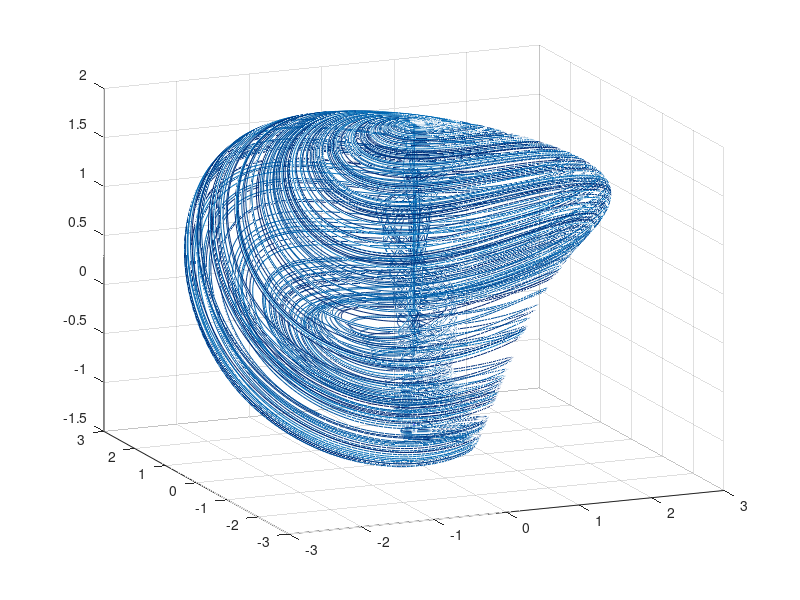

MATLAB code to generate this figure: (Note: this script raises an error after producing the figure.)
clear all, close all, clc

%simulate Aizawa system
dt=0.01; T=20; t=0:dt:T;
alf = 0.95; bet = 0.7; del = 3.5; eps = 0.25; gam = 0.6; eta = 0.1;

Aizawa = @(t,x)([ (x(3)-bet)*x(1)-del*x(2)  ;...
                  del*x(1)+(x(3)-bet)*x(2)     ;...
                  gam + alf*x(3) - (1/3)*(x(3)^3) - (x(1)^2) + eta*x(3)*(x(1)^3)    ]);

ode_options = odeset('RelTol',1e-10,'AbsTol',1e-11);

input=[]; output=[];
for j=1:100     %training trajectories
    x0=(1e-2)*(rand(3,1)-0.5);
    [t,y] = ode45(Aizawa,t,x0);
    input=[input; y(1:end-1,:)];
    output=[output; y(2:end,:)];
    plot3(y(:,1),y(:,2),y(:,3), 'Color', [0 (0.447-j/300) (0.741-j/300)]),hold on
    plot3(x0(1),x0(2),x0(3),'ro','Color',[0 (0.447-j/300) (0.741-j/300)])
end

grid on, view(-23,18)

%% 
net = feedforwardnet([10 10 10]);
net.layers{1}.transferFcn = 'logsig';
net.layers{2}.transferFcn = 'radbas';
net.layers{3}.transferFcn = 'purelin';
net = train(net,input.',output.');

%%

for m = 1:1%0
    x0=[-0.004129892948569;-0.001569909852891;0.003517219784020]
    [t,y] = ode45(Aizawa,t,x0);
    
    ynn(:,1) = x0;
    for k = 2:(length(t))
        ynn(:,k) = net(ynn(:,k-1));
    end
    
%        figure(2)
%        plot3(y(:,1),y(:,2),y(:,3)); hold on
%        plot3(ynn(1,:),ynn(2,:),ynn(3,:));
%        plot3(x0(1),x0(2),x0(3),'ro')
    
    for k = 1:length(ynn)
        figure(2)
        plot3(y(1:k,1),y(1:k,2),y(1:k,3)); hold on
        plot3(ynn(1,1:k),ynn(2,1:k),ynn(3,1:k));
        plot3(x0(1),x0(2),x0(3),'ro'); 
        plot3(y(k,1),y(k,2),y(k,3),'.','Color','#0072BD','MarkerSize',15);
        plot3(ynn(1,k),ynn(2,k),ynn(3,k),'.','Color','#D95319','MarkerSize',15);hold off
        pause(0.01)
    end
    
    
    figure(3)
    subplot(2,2,1), plot(t(1:end),y(1:end,1)), hold on, plot(t(1:end),ynn(1,:)')
    subplot(2,2,2), plot(t(1:end),y(1:end,2)), hold on, plot(t(1:end),ynn(2,:)')
    subplot(2,2,3), plot(t(1:end),y(1:end,3)), hold on, plot(t(1:end),ynn(3,:)')
    subplot(2,2,4), plot(t(1:end),sqrt((y(1:end,1)-ynn(1,:)').^2+(y(1:end,2)-ynn(2,:)').^2+(y(1:end,3)-ynn(3,:)').^2))
end

%% lets try with new features

input2 = input;
for i=1:length(input)
    input2(i,4) = input(i,1)^2;
    input2(i,5) = input(i,2)^2;
    input2(i,6) = input(i,3)^2;
    input2(i,7) = input(i,1)^3;
    input2(i,8) = input(i,2)^3;
    input2(i,9) = input(i,3)^3;
end

net2 = feedforwardnet([15 15]);
net2.layers{1}.transferFcn = 'logsig';
net2.layers{2}.transferFcn = 'purelin';
net2 = train(net2,input2.',output.');

%% and now lets see how that went

for m = 1:1%0
    x0=[-0.004129892948569;-0.001569909852891;0.003517219784020]
    [t,y] = ode45(Aizawa,t,x0);
    
    ynn(:,1) = x0;
    for k = 2:(length(t))
        ynn(:,k) = net2([ynn(:,k-1);ynn(1,k-1)^2;ynn(2,k-1)^2;ynn(3,k-1)^2;ynn(1,k-1)^3;ynn(2,k-1)^3;ynn(3,k-1)^3]);
    end
    
%        figure(2)
%        plot3(y(:,1),y(:,2),y(:,3)); hold on
%        plot3(ynn(1,:),ynn(2,:),ynn(3,:));
%        plot3(x0(1),x0(2),x0(3),'ro')
    
    for k = 1:length(ynn)
        figure(4)
        plot3(y(1:k,1),y(1:k,2),y(1:k,3)); hold on
        plot3(ynn(1,1:k),ynn(2,1:k),ynn(3,1:k));
        plot3(x0(1),x0(2),x0(3),'ro'); 
        plot3(y(k,1),y(k,2),y(k,3),'.','Color','#0072BD','MarkerSize',15);
        plot3(ynn(1,k),ynn(2,k),ynn(3,k),'.','Color','#D95319','MarkerSize',15);hold off
        pause(0.01)
    end
    
    
    figure(5)
    subplot(2,2,1), plot(t(1:end),y(1:end,1)), hold on, plot(t(1:end),ynn(1,:)')
    subplot(2,2,2), plot(t(1:end),y(1:end,2)), hold on, plot(t(1:end),ynn(2,:)')
    subplot(2,2,3), plot(t(1:end),y(1:end,3)), hold on, plot(t(1:end),ynn(3,:)')
    subplot(2,2,4), plot(t(1:end),sqrt((y(1:end,1)-ynn(1,:)').^2+(y(1:end,2)-ynn(2,:)').^2+(y(1:end,3)-ynn(3,:)').^2))
end

%% lets compare for real tho

input3 = input;
for i=1:length(input)
    input3(i,4) = input(i,1)^2;
    input3(i,5) = input(i,2)^2;
    input3(i,6) = input(i,3)^2;
    input3(i,7) = input(i,1)^3;
    input3(i,8) = input(i,2)^3;
    input3(i,9) = input(i,3)^3;
end

net3 = feedforwardnet([10 10 10]);
net3.layers{1}.transferFcn = 'logsig';
net3.layers{2}.transferFcn = 'radbas';
net3.layers{3}.transferFcn = 'purelin';
net3 = train(net3,input3.',output.');

%% and now lets see how that went

for m = 1:1%0
    x0=[-0.004129892948569;-0.001569909852891;0.003517219784020]
    [t,y] = ode45(Aizawa,t,x0);
    
    ynn(:,1) = x0;
    for k = 2:(length(t))
        ynn(:,k) = net3([ynn(:,k-1);ynn(1,k-1)^2;ynn(2,k-1)^2;ynn(3,k-1)^2;ynn(1,k-1)^3;ynn(2,k-1)^3;ynn(3,k-1)^3]);
    end
    
%        figure(2)
%        plot3(y(:,1),y(:,2),y(:,3)); hold on
%        plot3(ynn(1,:),ynn(2,:),ynn(3,:));
%        plot3(x0(1),x0(2),x0(3),'ro')
    
    for k = 1:length(ynn)
        figure(6)
        plot3(y(1:k,1),y(1:k,2),y(1:k,3)); hold on
        plot3(ynn(1,1:k),ynn(2,1:k),ynn(3,1:k));
        plot3(x0(1),x0(2),x0(3),'ro'); 
        plot3(y(k,1),y(k,2),y(k,3),'.','Color','#0072BD','MarkerSize',15);
        plot3(ynn(1,k),ynn(2,k),ynn(3,k),'.','Color','#D95319','MarkerSize',15);hold off
        pause(0.01)
    end
    
    
    figure(7)
    subplot(2,2,1), plot(t(1:end),y(1:end,1)), hold on, plot(t(1:end),ynn(1,:)')
    subplot(2,2,2), plot(t(1:end),y(1:end,2)), hold on, plot(t(1:end),ynn(2,:)')
    subplot(2,2,3), plot(t(1:end),y(1:end,3)), hold on, plot(t(1:end),ynn(3,:)')
    subplot(2,2,4), plot(t(1:end),sqrt((y(1:end,1)-ynn(1,:)').^2+(y(1:end,2)-ynn(2,:)').^2+(y(1:end,3)-ynn(3,:)').^2))
end
